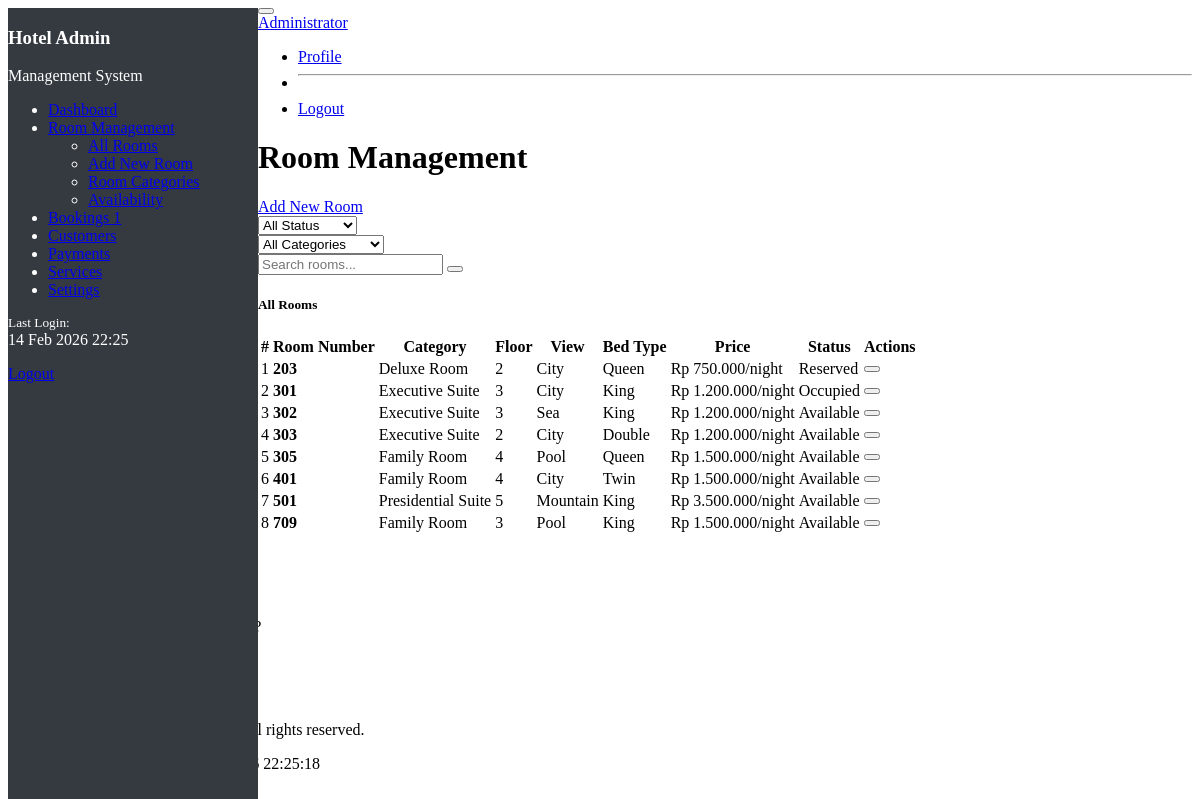
/admin/rooms/index.php (signed in), run on the app's committed database.
### tables this page shows
CREATE TABLE `rooms` (
  `id` int(11) NOT NULL,
  `room_number` varchar(10) NOT NULL,
  `category_id` int(11) NOT NULL,
  `floor` varchar(10) DEFAULT NULL,
  `view_type` enum('city','garden','pool','mountain','sea') DEFAULT 'city',
  `bed_type` enum('single','double','queen','king','twin') DEFAULT 'double',
  `smoking` tinyint(1) DEFAULT 0,
  `description` text DEFAULT NULL,
  `image` varchar(255) DEFAULT NULL,
  `images` text DEFAULT NULL,
  `status` enum('available','occupied','maintenance','cleaning','reserved') DEFAULT 'available',
  `created_at` timestamp NOT NULL DEFAULT current_timestamp()
);

CREATE TABLE `room_categories` (
  `id` int(11) NOT NULL,
  `name` varchar(100) NOT NULL,
  `description` text DEFAULT NULL,
  `base_price` decimal(10,2) NOT NULL,
  `max_capacity` int(11) DEFAULT 2,
  `amenities` text DEFAULT NULL,
  `image` varchar(255) DEFAULT NULL,
  `created_at` timestamp NOT NULL DEFAULT current_timestamp()
);

### includes/config.php (called while the page is built, shortened)
<?php
function formatCurrency($amount) {
    return 'Rp ' . number_format($amount, 0, ',', '.');
}
?>

### admin/rooms/index.php (the view, shortened to what this page needs)
<?php
require_once '../../includes/config.php';
require_once '../../includes/functions.php';
?>
<?php include '../sidebar.php'; ?>
<div id="content">
    <nav class="navbar navbar-expand-lg navbar-light bg-light border-bottom">
        <div class="container-fluid">
            <button class="btn btn-primary" id="sidebarToggle">
            </button>
            <div class="navbar-nav ms-auto">
                <div class="dropdown">
                    <a href="#" class="nav-link dropdown-toggle" data-bs-toggle="dropdown">
                        <i class="fas fa-user-circle"></i> <?php echo $_SESSION['full_name']; ?>
                    </a>
                    <ul class="dropdown-menu dropdown-menu-end">
                        <li><a class="dropdown-item" href="../../profile.php"><i class="fas fa-user me-2"></i>Profile</a></li>
                        <li><hr class="dropdown-divider"></li>
                        <li><a class="dropdown-item" href="../../logout.php"><i class="fas fa-sign-out-alt me-2"></i>Logout</a></li>
                    </ul>
                </div>
            </div>
        </div>
    </nav>
    <div class="container-fluid mt-4">
        <div class="d-flex justify-content-between align-items-center mb-4">
            <h1 class="h3"><i class="fas fa-bed me-2"></i>Room Management</h1>
            <a href="add.php" class="btn btn-primary">
                <i class="fas fa-plus me-2"></i>Add New Room
            </a>
        </div>
        <div class="card mb-4">
            <div class="card-body">
                <div class="row">
                    <div class="col-md-4 mb-2">
                        <select class="form-select" id="filterStatus">
                            <option value="">All Status</option>
                        </select>
                    </div>
                    <div class="col-md-4 mb-2">
                        <select class="form-select" id="filterCategory">
                            <option value="">All Categories</option>
                        </select>
                    </div>
                    <div class="col-md-4 mb-2">
                        <div class="input-group">
                            <input type="text" class="form-control" placeholder="Search rooms..." id="searchInput">
                            <button class="btn btn-outline-secondary" type="button">
                            </button>
                        </div>
                    </div>
                </div>
            </div>
        </div>
        <div class="card">
            <div class="card-header">
                <h5 class="mb-0">All Rooms</h5>
            </div>
            <div class="card-body">
                <div class="table-responsive">
                    <table class="table table-hover">
                        <thead class="table-light">
                            <tr>
                                <th>#</th>
                                <th>Room Number</th>
                                <th>Category</th>
                                <th>Floor</th>
                                <th>View</th>
                                <th>Bed Type</th>
                                <th>Price</th>
                                <th>Status</th>
                                <th>Actions</th>
                            </tr>
                        </thead>
                        <tbody>
                            <?php
                            $sql = "SELECT r.*, rc.name as category_name, rc.base_price
                                    FROM rooms r
                                    JOIN room_categories rc ON r.category_id = rc.id
                                    ORDER BY r.room_number";
                            $result = $conn->query($sql);
                            $counter = 1;
                            if ($result->num_rows > 0):
                                while ($row = $result->fetch_assoc()):
                            ?>
                            <tr>
                                <td><?php echo $counter++; ?></td>
                                <td><strong><?php echo $row['room_number']; ?></strong></td>
                                <td><?php echo $row['category_name']; ?></td>
                                <td><?php echo $row['floor']; ?></td>
                                <td><?php echo ucfirst($row['view_type']); ?></td>
                                <td><?php echo ucfirst($row['bed_type']); ?></td>
                                <td><?php echo formatCurrency($row['base_price']); ?>/night</td>
                                <td><?php echo getStatusBadge($row['status'], 'room'); ?></td>
                                <td>
                                    <div class="btn-group" role="group">
                                        <button class="btn btn-sm btn-danger delete-room"
                                                data-id="<?php echo $row['id']; ?>"
                                                data-name="<?php echo $row['room_number']; ?>"
                                                title="Delete">
                                        </button>
                                    </div>
                                </td>
                            </tr>
                            <?php
                                endwhile;
                            endif; ?>
                        </tbody>
                    </table>
                </div>
            </div>
        </div>
    </div>
</div>
<div class="modal fade" id="deleteModal" tabindex="-1">
    <div class="modal-dialog">
        <div class="modal-content">
            <div class="modal-header">
                <h5 class="modal-title">Confirm Delete</h5>
            </div>
            <div class="modal-body">
                <p>Are you sure you want to delete room <strong id="roomName"></strong>?</p>
                <p class="text-danger"><small>This action cannot be undone!</small></p>
            </div>
            <div class="modal-footer">
                <button type="button" class="btn btn-secondary" data-bs-dismiss="modal">Cancel</button>
                <a href="#" id="deleteConfirm" class="btn btn-danger">Delete</a>
            </div>
        </div>
    </div>
</div>
<?php include '../../includes/footer.php'; ?>

### includes/functions.php (shortened to what this page needs)
<?php
if (!function_exists('getStatusBadge')) {
    function getStatusBadge($status, $type = 'booking') {
        $badges = [
            'booking' => [
                'pending' => '<span class="badge bg-warning">Pending</span>',
                'confirmed' => '<span class="badge bg-info">Confirmed</span>',
                'checked_in' => '<span class="badge bg-success">Checked In</span>',
                'checked_out' => '<span class="badge bg-secondary">Checked Out</span>',
                'cancelled' => '<span class="badge bg-danger">Cancelled</span>',
                'no_show' => '<span class="badge bg-dark">No Show</span>'
            ],
            'payment' => [
                'pending' => '<span class="badge bg-warning">Pending</span>',
                'partial' => '<span class="badge bg-primary">Partial</span>',
                'paid' => '<span class="badge bg-success">Paid</span>',
                'refunded' => '<span class="badge bg-info">Refunded</span>',
                'failed' => '<span class="badge bg-danger">Failed</span>'
            ],
            'room' => [
                'available' => '<span class="badge bg-success">Available</span>',
                'occupied' => '<span class="badge bg-danger">Occupied</span>',
                'maintenance' => '<span class="badge bg-warning">Maintenance</span>',
                'cleaning' => '<span class="badge bg-info">Cleaning</span>',
                'reserved' => '<span class="badge bg-primary">Reserved</span>'
            ]
        ];
        return $badges[$type][$status] ?? '<span class="badge bg-secondary">Unknown</span>';
    }
}

### admin/rooms/index.php (style rules this page uses)
#content { width: calc(100% - 250px); margin-left: 250px; transition: all 0.3s; }

### data on the page
rooms: room_number "203", category.name "Deluxe Room", floor "2", view_type "City", bed_type "Queen", category.base_price "Rp 750.000", status "Reserved"
rooms: room_number "301", category.name "Executive Suite", floor "3", view_type "City", bed_type "King", category.base_price "Rp 1.200.000", status "Occupied"
rooms: room_number "302", category.name "Executive Suite", floor "3", view_type "Sea", bed_type "King", category.base_price "Rp 1.200.000", status "Available"
rooms: room_number "303", category.name "Executive Suite", floor "2", view_type "City", bed_type "Double", category.base_price "Rp 1.200.000", status "Available"
rooms: room_number "305", category.name "Family Room", floor "4", view_type "Pool", bed_type "Queen", category.base_price "Rp 1.500.000", status "Available"
rooms: room_number "401", category.name "Family Room", floor "4", view_type "City", bed_type "Twin", category.base_price "Rp 1.500.000", status "Available"
rooms: room_number "501", category.name "Presidential Suite", floor "5", view_type "Mountain", bed_type "King", category.base_price "Rp 3.500.000", status "Available"
rooms: room_number "709", category.name "Family Room", floor "3", view_type "Pool", bed_type "King", category.base_price "Rp 1.500.000", status "Available"

### other printed values
$pending_count "1"
date('d M Y H:i', strtotime($last_login)) "14 Feb 2026 22:25"
$_SESSION['full_name'] "Administrator"
